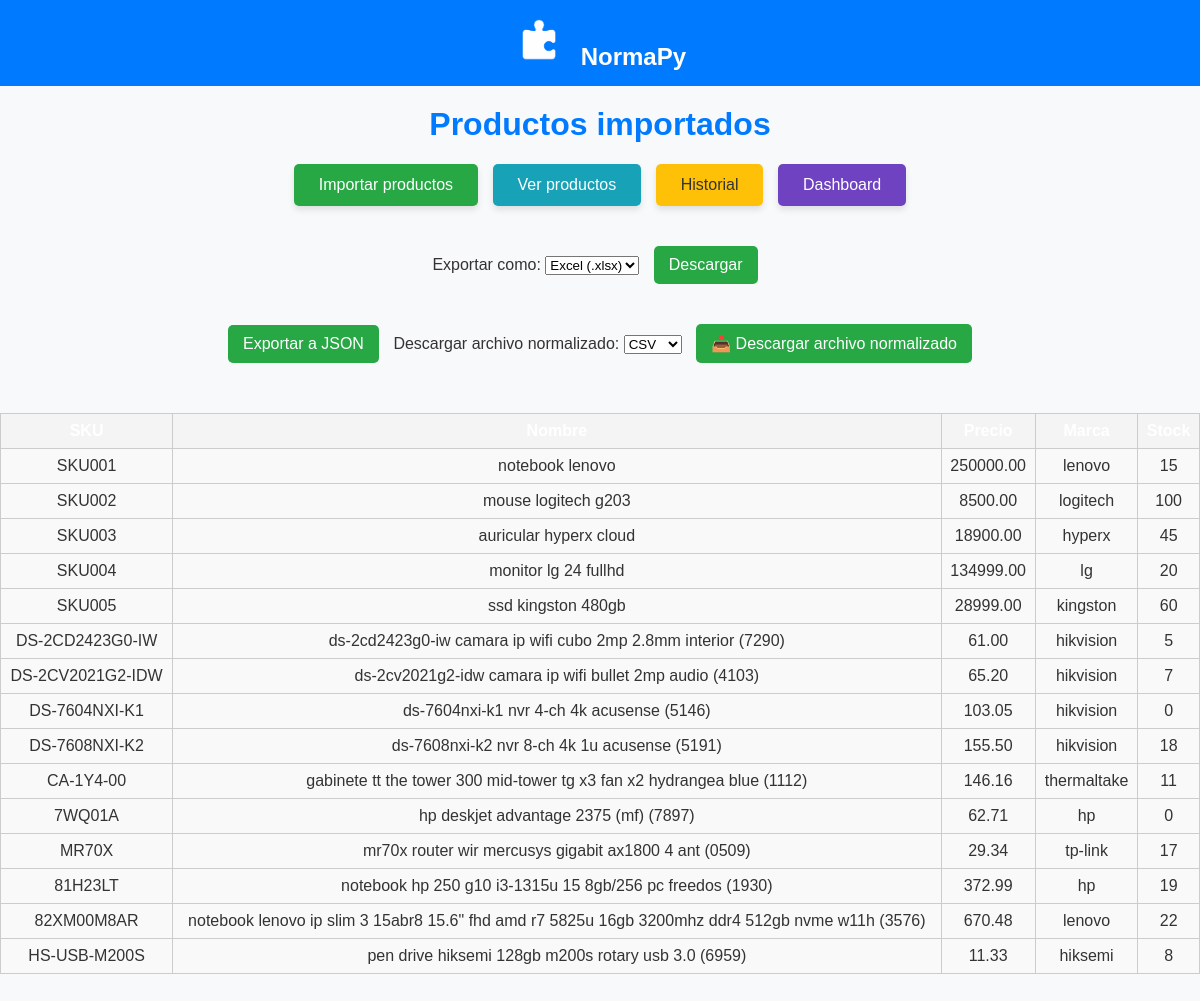
The app's page /importar/productos/ with its own data.
### normapy/models.py (models this page shows, shortened)
class Producto(models.Model):
    importacion = models.ForeignKey(Importacion, on_delete=models.SET_NULL, null=True, blank=True)
    sku = models.CharField(max_length=50, unique=True)
    nombre = models.CharField(max_length=255)
    precio = models.DecimalField(max_digits=10, decimal_places=2)
    stock = models.IntegerField(default=0)
    marca = models.CharField(max_length=100, blank=True, null=True)

### normapy/views.py (the view)
# urls.py: path('productos/', views.listar_productos, name='listar_productos'),
def listar_productos(request):
    productos = Producto.objects.all()
    return render(request, 'normapy/productos.html', {'productos': productos})

### normapy/templates/normapy/productos.html (shortened to what this page needs)
{% load static %}
<!DOCTYPE html>
<html lang="es">
<head>
    <link rel="stylesheet" href="{% static 'branding.css' %}">
</head>
<body>
    <header>
        <img src="{% static 'normapy/logo.png' %}" alt="Logo NormaPy"> NormaPy
    </header>
    <h1>Productos importados</h1>
    <nav style="text-align:center; margin-bottom:20px;">
        <a href="{% url 'importar_archivo' %}" class="import-button">Importar productos</a>
        <a href="{% url 'listar_productos' %}" class="import-button" style="background-color:#17a2b8;">Ver productos</a>
        <a href="{% url 'historial_importaciones' %}" class="import-button" style="background-color:#ffc107; color:#333;">Historial</a>
        <a href="{% url 'dashboard' %}" class="import-button" style="background-color:#6f42c1;">Dashboard</a>
    </nav>
    <div class="upload-section">
        <form action="{% url 'exportar_productos' %}" method="get" style="margin-bottom: 20px;">
            <label for="formato">Exportar como:</label>
            <select name="formato" id="formato">
                <option value="xlsx">Excel (.xlsx)</option>
            </select>
            <button type="submit">Descargar</button>
        </form>
        <form action="{% url 'exportar_json' %}" method="get" style="margin-bottom: 20px; display:inline-block;">
            <button type="submit">Exportar a JSON</button>
        </form>
        <form action="{% url 'descargar_normalizado' %}" method="get" style="margin-bottom: 20px; display:inline-block;">
            <label for="formato2">Descargar archivo normalizado:</label>
            <select name="formato" id="formato2">
                <option value="csv">CSV</option>
            </select>
            <button type="submit">📥 Descargar archivo normalizado</button>
        </form>
    </div>
    <table>
        <thead>
            <tr>
                <th>SKU</th>
                <th>Nombre</th>
                <th>Precio</th>
                <th>Marca</th>
                <th>Stock</th>
            </tr>
        </thead>
        <tbody>
            {% if productos %}
                {% for producto in productos %}
                <tr>
                    <td>{{ producto.sku }}</td>
                    <td>{{ producto.nombre }}</td>
                    <td>{{ producto.precio }}</td>
                    <td>{{ producto.marca }}</td>
                    <td>{{ producto.stock }}</td>
                </tr>
                {% endfor %}
            {% else %}
                <tr><td colspan="5">No hay productos importados.</td></tr>
            {% endif %}
        </tbody>
    </table>
</body>
</html>

### normapy/static/branding.css (style rules this page uses)
body { font-family: Arial, sans-serif; background-color: #f8f9fa; margin: 0; padding: 0; color: #333; }
header { background-color: #007bff; color: white; padding: 15px 0; text-align: center; font-size: 24px; font-weight: bold; }
header img { max-width: 50px; margin-right: 10px; }
h1 { color: #007bff; text-align: center; margin-top: 20px; font-size: 2rem; }
button, .import-button, .clean-data-button { background-color: #28a745; color: white; padding: 10px 15px; border: none; border-radius: 5px; margin: 10px; cursor: pointer; font-size: 16px; }
.import-button { background-color: #28a745; color: white; border: none; padding: 12px 25px; font-size: 16px; cursor: pointer; border-radius: 5px; box-shadow: 0 4px 6px rgba(0, 0, 0, 0.1); margin: 0 5px; text-decoration: none; display: inline-block; }
.upload-section { text-align: center; margin-top: 30px; }
table { width: 80%; margin: 30px auto; border-collapse: collapse; }
th, td { border: 1px solid #ddd; padding: 12px; text-align: center; }
th { background-color: #007bff; color: white; font-weight: bold; }
td { background-color: #f9f9f9; }

### normapy/templates/normapy/productos.html (style rules this page uses)
table { border-collapse: collapse; width: 100%; margin-top: 20px; }
th, td { border: 1px solid #ccc; padding: 8px; }
th { background-color: #f4f4f4; }

### records on screen
Producto: sku "SKU001", nombre "notebook lenovo", precio "250000.00", marca "lenovo", stock "15"
Producto: sku "SKU002", nombre "mouse logitech g203", precio "8500.00", marca "logitech", stock "100"
Producto: sku "SKU003", nombre "auricular hyperx cloud", precio "18900.00", marca "hyperx", stock "45"
Producto: sku "SKU004", nombre "monitor lg 24 fullhd", precio "134999.00", marca "lg", stock "20"
Producto: sku "SKU005", nombre "ssd kingston 480gb", precio "28999.00", marca "kingston", stock "60"
Producto: sku "DS-2CD2423G0-IW", nombre "ds-2cd2423g0-iw camara ip wifi cubo 2mp 2.8mm interior (7290)", precio "61.00", marca "hikvision", stock "5"
Producto: sku "DS-2CV2021G2-IDW", nombre "ds-2cv2021g2-idw camara ip wifi bullet 2mp audio (4103)", precio "65.20", marca "hikvision", stock "7"
Producto: sku "DS-7604NXI-K1", nombre "ds-7604nxi-k1 nvr 4-ch 4k acusense (5146)", precio "103.05", marca "hikvision", stock "0"
Producto: sku "DS-7608NXI-K2", nombre "ds-7608nxi-k2 nvr 8-ch 4k 1u acusense (5191)", precio "155.50", marca "hikvision", stock "18"
Producto: sku "CA-1Y4-00", nombre "gabinete tt the tower 300 mid-tower tg x3 fan x2 hydrangea blue (1112)", precio "146.16", marca "thermaltake", stock "11"
Producto: sku "7WQ01A", nombre "hp deskjet advantage 2375 (mf) (7897)", precio "62.71", marca "hp", stock "0"
Producto: sku "MR70X", nombre "mr70x router wir mercusys gigabit ax1800 4 ant (0509)", precio "29.34", marca "tp-link", stock "17"
Producto: sku "81H23LT", nombre "notebook hp 250 g10 i3-1315u 15 8gb/256 pc freedos (1930)", precio "372.99", marca "hp", stock "19"
Producto: sku "82XM00M8AR", nombre "notebook lenovo ip slim 3 15abr8 15.6\" fhd amd r7 5825u 16gb 3200mhz ddr4 512gb nvme w11h (3576)", precio "670.48", marca "lenovo", stock "22"
Producto: sku "HS-USB-M200S", nombre "pen drive hiksemi 128gb m200s rotary usb 3.0 (6959)", precio "11.33", marca "hiksemi", stock "8"
